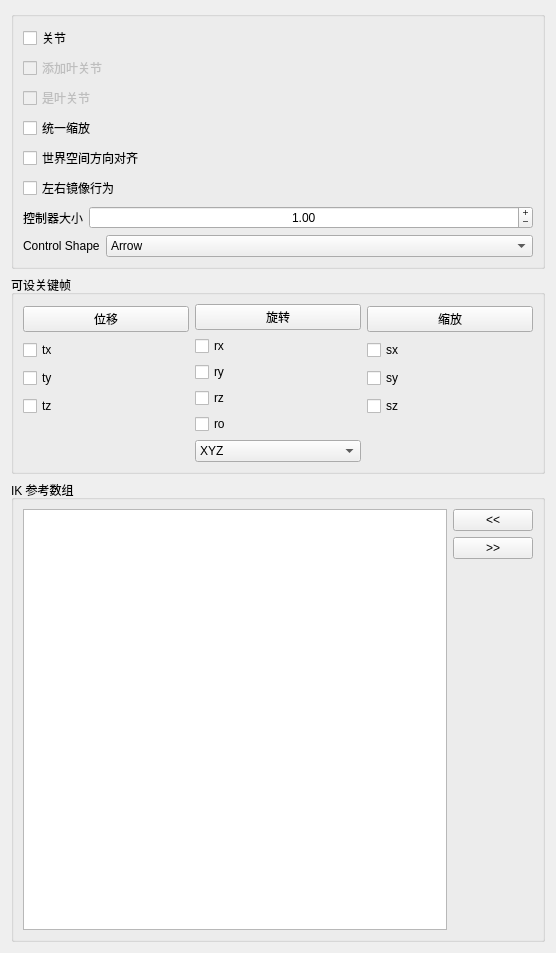
<?xml version="1.0" encoding="UTF-8"?>
<ui version="4.0">
 <class>Form</class>
 <widget class="QWidget" name="Form">
  <property name="geometry">
   <rect>
    <x>0</x>
    <y>0</y>
    <width>556</width>
    <height>953</height>
   </rect>
  </property>
  <property name="windowTitle">
   <string>表单</string>
  </property>
  <layout class="QGridLayout" name="gridLayout">
   <item row="0" column="0">
    <widget class="QGroupBox" name="groupBox">
     <property name="title">
      <string/>
     </property>
     <layout class="QGridLayout" name="gridLayout_2">
      <item row="0" column="0">
       <layout class="QVBoxLayout" name="verticalLayout_4">
        <item>
         <widget class="QCheckBox" name="joint_checkBox">
          <property name="text">
           <string>关节</string>
          </property>
         </widget>
        </item>
        <item>
         <widget class="QCheckBox" name="addLeafJoint_checkBox">
          <property name="enabled">
           <bool>false</bool>
          </property>
          <property name="toolTip">
           <string>&lt;html&gt;&lt;head/&gt;&lt;body&gt;&lt;p&gt;当勾选&amp;quot;&lt;span style=&quot; font-weight:600;&quot;&gt;添加叶关节&lt;/span&gt;&amp;quot;时，组件将添加一个额外的关节作为叶关节。因此将会有 2 个关节：一个用于连接关节结构，另一个用于驱动蒙皮并允许在游戏引擎工作流中进行非均匀缩放&lt;/p&gt;&lt;p&gt;这与将控制器标记为&amp;quot;&lt;span style=&quot; font-weight:600;&quot;&gt;是叶关节&lt;/span&gt;&amp;quot;不同。&lt;/p&gt;&lt;/body&gt;&lt;/html&gt;</string>
          </property>
          <property name="text">
           <string>添加叶关节</string>
          </property>
         </widget>
        </item>
        <item>
         <widget class="QCheckBox" name="leafJoint_checkBox">
          <property name="enabled">
           <bool>false</bool>
          </property>
          <property name="toolTip">
           <string>&lt;html&gt;&lt;head/&gt;&lt;body&gt;&lt;p&gt;当勾选&amp;quot;&lt;span style=&quot; font-weight:600;&quot;&gt;是叶关节&lt;/span&gt;&amp;quot;时，组件将只创建关节而不创建控制器&lt;/p&gt;&lt;p&gt;顾名思义，此选项用于创建叶关节，但也可以用于创建&amp;quot;分支&amp;quot;&lt;/p&gt;&lt;p&gt;叶关节可用作变形辅助和/或游戏管线&lt;/p&gt;&lt;/body&gt;&lt;/html&gt;</string>
          </property>
          <property name="text">
           <string>是叶关节</string>
          </property>
         </widget>
        </item>
        <item>
         <widget class="QCheckBox" name="uniScale_checkBox">
          <property name="text">
           <string>统一缩放</string>
          </property>
         </widget>
        </item>
        <item>
         <widget class="QCheckBox" name="neutralRotation_checkBox">
          <property name="toolTip">
           <string>&lt;html&gt;&lt;head/&gt;&lt;body&gt;&lt;p&gt;如果激活，控制器将与世界空间对齐&lt;/p&gt;&lt;/body&gt;&lt;/html&gt;</string>
          </property>
          <property name="text">
           <string>世界空间方向对齐</string>
          </property>
         </widget>
        </item>
        <item>
         <widget class="QCheckBox" name="mirrorBehaviour_checkBox">
          <property name="toolTip">
           <string>&lt;html&gt;&lt;head/&gt;&lt;body&gt;&lt;p&gt;如果激活，控制器将在左侧和右侧具有对称行为。&lt;/p&gt;&lt;p&gt;&lt;br/&gt;&lt;/p&gt;&lt;p&gt;警告：Maya 2018 和 2018.1 中有一个 bug 会导致行为不正确，因为此选项会取反某个轴。其他 Maya 版本应该正常。&lt;/p&gt;&lt;/body&gt;&lt;/html&gt;</string>
          </property>
          <property name="text">
           <string>左右镜像行为</string>
          </property>
         </widget>
        </item>
        <item>
         <layout class="QHBoxLayout" name="horizontalLayout_3">
          <item>
           <widget class="QLabel" name="ctlSize_label">
            <property name="text">
             <string>控制器大小</string>
            </property>
           </widget>
          </item>
          <item>
           <widget class="QDoubleSpinBox" name="ctlSize_doubleSpinBox">
            <property name="sizePolicy">
             <sizepolicy hsizetype="Expanding" vsizetype="Fixed">
              <horstretch>0</horstretch>
              <verstretch>0</verstretch>
             </sizepolicy>
            </property>
            <property name="wrapping">
             <bool>false</bool>
            </property>
            <property name="alignment">
             <set>Qt::AlignCenter</set>
            </property>
            <property name="buttonSymbols">
             <enum>QAbstractSpinBox::PlusMinus</enum>
            </property>
            <property name="minimum">
             <double>0.010000000000000</double>
            </property>
            <property name="maximum">
             <double>20000.000000000000000</double>
            </property>
            <property name="value">
             <double>1.000000000000000</double>
            </property>
           </widget>
          </item>
         </layout>
        </item>
        <item>
         <layout class="QHBoxLayout" name="horizontalLayout_2">
          <item>
           <widget class="QLabel" name="controlShape_label">
            <property name="text">
             <string notr="true">Control Shape</string>
            </property>
           </widget>
          </item>
          <item>
           <widget class="QComboBox" name="controlShape_comboBox">
            <property name="sizePolicy">
             <sizepolicy hsizetype="Expanding" vsizetype="Fixed">
              <horstretch>0</horstretch>
              <verstretch>0</verstretch>
             </sizepolicy>
            </property>
            <item>
             <property name="text">
              <string>Arrow</string>
             </property>
            </item>
            <item>
             <property name="text">
              <string>圆形</string>
             </property>
            </item>
            <item>
             <property name="text">
              <string>Compas</string>
             </property>
            </item>
            <item>
             <property name="text">
              <string>Cross</string>
             </property>
            </item>
            <item>
             <property name="text">
              <string>Crossarrow</string>
             </property>
            </item>
            <item>
             <property name="text">
              <string>立方体</string>
             </property>
            </item>
            <item>
             <property name="text">
              <string>Cubewithpeak</string>
             </property>
            </item>
            <item>
             <property name="text">
              <string>Cylinder</string>
             </property>
            </item>
            <item>
             <property name="text">
              <string>Diamond</string>
             </property>
            </item>
            <item>
             <property name="text">
              <string>Flower</string>
             </property>
            </item>
            <item>
             <property name="text">
              <string>Null</string>
             </property>
            </item>
            <item>
             <property name="text">
              <string>Pyramid</string>
             </property>
            </item>
            <item>
             <property name="text">
              <string>球体</string>
             </property>
            </item>
            <item>
             <property name="text">
              <string>方形</string>
             </property>
            </item>
           </widget>
          </item>
         </layout>
        </item>
       </layout>
      </item>
     </layout>
    </widget>
   </item>
   <item row="1" column="0">
    <widget class="QGroupBox" name="keyable_groupBox">
     <property name="title">
      <string>可设关键帧</string>
     </property>
     <layout class="QGridLayout" name="gridLayout_4">
      <item row="0" column="0">
       <layout class="QHBoxLayout" name="horizontalLayout">
        <item>
         <layout class="QVBoxLayout" name="verticalLayout">
          <property name="sizeConstraint">
           <enum>QLayout::SetMinimumSize</enum>
          </property>
          <item>
           <widget class="QPushButton" name="translate_pushButton">
            <property name="text">
             <string>位移</string>
            </property>
           </widget>
          </item>
          <item>
           <widget class="QCheckBox" name="tx_checkBox">
            <property name="text">
             <string>tx</string>
            </property>
           </widget>
          </item>
          <item>
           <widget class="QCheckBox" name="ty_checkBox">
            <property name="text">
             <string>ty</string>
            </property>
           </widget>
          </item>
          <item>
           <widget class="QCheckBox" name="tz_checkBox">
            <property name="text">
             <string>tz</string>
            </property>
           </widget>
          </item>
          <item>
           <spacer name="verticalSpacer_2">
            <property name="orientation">
             <enum>Qt::Vertical</enum>
            </property>
            <property name="sizeType">
             <enum>QSizePolicy::Minimum</enum>
            </property>
            <property name="sizeHint" stdset="0">
             <size>
              <width>20</width>
              <height>40</height>
             </size>
            </property>
           </spacer>
          </item>
         </layout>
        </item>
        <item>
         <layout class="QVBoxLayout" name="verticalLayout_2">
          <property name="sizeConstraint">
           <enum>QLayout::SetMinimumSize</enum>
          </property>
          <item>
           <widget class="QPushButton" name="rotate_pushButton">
            <property name="text">
             <string>旋转</string>
            </property>
           </widget>
          </item>
          <item>
           <widget class="QCheckBox" name="rx_checkBox">
            <property name="text">
             <string>rx</string>
            </property>
           </widget>
          </item>
          <item>
           <widget class="QCheckBox" name="ry_checkBox">
            <property name="text">
             <string>ry</string>
            </property>
           </widget>
          </item>
          <item>
           <widget class="QCheckBox" name="rz_checkBox">
            <property name="text">
             <string>rz</string>
            </property>
           </widget>
          </item>
          <item>
           <widget class="QCheckBox" name="ro_checkBox">
            <property name="text">
             <string>ro</string>
            </property>
           </widget>
          </item>
          <item>
           <widget class="QComboBox" name="ro_comboBox">
            <item>
             <property name="text">
              <string>XYZ</string>
             </property>
            </item>
            <item>
             <property name="text">
              <string>YZX</string>
             </property>
            </item>
            <item>
             <property name="text">
              <string>ZXY</string>
             </property>
            </item>
            <item>
             <property name="text">
              <string>XZY</string>
             </property>
            </item>
            <item>
             <property name="text">
              <string>YXZ</string>
             </property>
            </item>
            <item>
             <property name="text">
              <string>ZYX</string>
             </property>
            </item>
           </widget>
          </item>
         </layout>
        </item>
        <item>
         <layout class="QVBoxLayout" name="verticalLayout_3">
          <item>
           <widget class="QPushButton" name="scale_pushButton">
            <property name="text">
             <string>缩放</string>
            </property>
           </widget>
          </item>
          <item>
           <widget class="QCheckBox" name="sx_checkBox">
            <property name="text">
             <string>sx</string>
            </property>
           </widget>
          </item>
          <item>
           <widget class="QCheckBox" name="sy_checkBox">
            <property name="text">
             <string>sy</string>
            </property>
           </widget>
          </item>
          <item>
           <widget class="QCheckBox" name="sz_checkBox">
            <property name="text">
             <string>sz</string>
            </property>
           </widget>
          </item>
          <item>
           <spacer name="verticalSpacer">
            <property name="orientation">
             <enum>Qt::Vertical</enum>
            </property>
            <property name="sizeType">
             <enum>QSizePolicy::Minimum</enum>
            </property>
            <property name="sizeHint" stdset="0">
             <size>
              <width>20</width>
              <height>40</height>
             </size>
            </property>
           </spacer>
          </item>
         </layout>
        </item>
       </layout>
      </item>
     </layout>
    </widget>
   </item>
   <item row="2" column="0">
    <widget class="QGroupBox" name="ikRefArray_groupBox">
     <property name="title">
      <string>IK 参考数组</string>
     </property>
     <layout class="QGridLayout" name="gridLayout_3">
      <item row="0" column="0">
       <layout class="QHBoxLayout" name="ikRefArray_horizontalLayout">
        <item>
         <layout class="QVBoxLayout" name="ikRefArray_verticalLayout_1">
          <item>
           <widget class="QListWidget" name="ikRefArray_listWidget">
            <property name="dragDropOverwriteMode">
             <bool>true</bool>
            </property>
            <property name="dragDropMode">
             <enum>QAbstractItemView::InternalMove</enum>
            </property>
            <property name="defaultDropAction">
             <enum>Qt::MoveAction</enum>
            </property>
            <property name="alternatingRowColors">
             <bool>true</bool>
            </property>
            <property name="selectionMode">
             <enum>QAbstractItemView::ExtendedSelection</enum>
            </property>
            <property name="selectionRectVisible">
             <bool>false</bool>
            </property>
           </widget>
          </item>
         </layout>
        </item>
        <item>
         <layout class="QVBoxLayout" name="ikRefArray_verticalLayout_2">
          <item>
           <widget class="QPushButton" name="ikRefArrayAdd_pushButton">
            <property name="text">
             <string>&lt;&lt;</string>
            </property>
           </widget>
          </item>
          <item>
           <widget class="QPushButton" name="ikRefArrayRemove_pushButton">
            <property name="text">
             <string>&gt;&gt;</string>
            </property>
           </widget>
          </item>
          <item>
           <spacer name="ikRefArray_verticalSpacer">
            <property name="orientation">
             <enum>Qt::Vertical</enum>
            </property>
            <property name="sizeHint" stdset="0">
             <size>
              <width>20</width>
              <height>40</height>
             </size>
            </property>
           </spacer>
          </item>
         </layout>
        </item>
       </layout>
      </item>
     </layout>
    </widget>
   </item>
  </layout>
 </widget>
 <resources/>
 <connections>
  <connection>
   <sender>translate_pushButton</sender>
   <signal>clicked()</signal>
   <receiver>tx_checkBox</receiver>
   <slot>toggle()</slot>
   <hints>
    <hint type="sourcelabel">
     <x>134</x>
     <y>485</y>
    </hint>
    <hint type="destinationlabel">
     <x>91</x>
     <y>526</y>
    </hint>
   </hints>
  </connection>
  <connection>
   <sender>translate_pushButton</sender>
   <signal>clicked()</signal>
   <receiver>ty_checkBox</receiver>
   <slot>toggle()</slot>
   <hints>
    <hint type="sourcelabel">
     <x>134</x>
     <y>485</y>
    </hint>
    <hint type="destinationlabel">
     <x>128</x>
     <y>567</y>
    </hint>
   </hints>
  </connection>
  <connection>
   <sender>translate_pushButton</sender>
   <signal>clicked()</signal>
   <receiver>tz_checkBox</receiver>
   <slot>toggle()</slot>
   <hints>
    <hint type="sourcelabel">
     <x>134</x>
     <y>485</y>
    </hint>
    <hint type="destinationlabel">
     <x>134</x>
     <y>608</y>
    </hint>
   </hints>
  </connection>
  <connection>
   <sender>rotate_pushButton</sender>
   <signal>clicked()</signal>
   <receiver>rx_checkBox</receiver>
   <slot>toggle()</slot>
   <hints>
    <hint type="sourcelabel">
     <x>352</x>
     <y>485</y>
    </hint>
    <hint type="destinationlabel">
     <x>352</x>
     <y>526</y>
    </hint>
   </hints>
  </connection>
  <connection>
   <sender>rotate_pushButton</sender>
   <signal>clicked()</signal>
   <receiver>ry_checkBox</receiver>
   <slot>toggle()</slot>
   <hints>
    <hint type="sourcelabel">
     <x>352</x>
     <y>485</y>
    </hint>
    <hint type="destinationlabel">
     <x>352</x>
     <y>567</y>
    </hint>
   </hints>
  </connection>
  <connection>
   <sender>rotate_pushButton</sender>
   <signal>clicked()</signal>
   <receiver>rz_checkBox</receiver>
   <slot>toggle()</slot>
   <hints>
    <hint type="sourcelabel">
     <x>352</x>
     <y>485</y>
    </hint>
    <hint type="destinationlabel">
     <x>352</x>
     <y>608</y>
    </hint>
   </hints>
  </connection>
  <connection>
   <sender>rotate_pushButton</sender>
   <signal>clicked()</signal>
   <receiver>ro_checkBox</receiver>
   <slot>toggle()</slot>
   <hints>
    <hint type="sourcelabel">
     <x>352</x>
     <y>485</y>
    </hint>
    <hint type="destinationlabel">
     <x>352</x>
     <y>649</y>
    </hint>
   </hints>
  </connection>
  <connection>
   <sender>scale_pushButton</sender>
   <signal>clicked()</signal>
   <receiver>sx_checkBox</receiver>
   <slot>toggle()</slot>
   <hints>
    <hint type="sourcelabel">
     <x>516</x>
     <y>485</y>
    </hint>
    <hint type="destinationlabel">
     <x>516</x>
     <y>526</y>
    </hint>
   </hints>
  </connection>
  <connection>
   <sender>scale_pushButton</sender>
   <signal>clicked()</signal>
   <receiver>sy_checkBox</receiver>
   <slot>toggle()</slot>
   <hints>
    <hint type="sourcelabel">
     <x>516</x>
     <y>485</y>
    </hint>
    <hint type="destinationlabel">
     <x>516</x>
     <y>567</y>
    </hint>
   </hints>
  </connection>
  <connection>
   <sender>scale_pushButton</sender>
   <signal>clicked()</signal>
   <receiver>sz_checkBox</receiver>
   <slot>toggle()</slot>
   <hints>
    <hint type="sourcelabel">
     <x>516</x>
     <y>485</y>
    </hint>
    <hint type="destinationlabel">
     <x>516</x>
     <y>608</y>
    </hint>
   </hints>
  </connection>
 </connections>
</ui>
